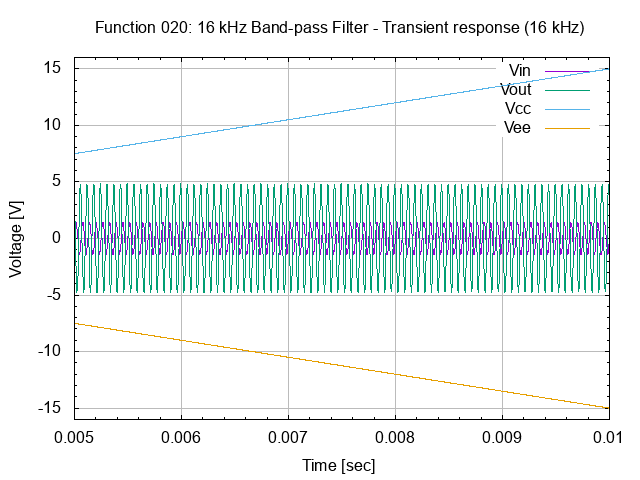

Source code (gnuplot):
# set terminal
set term png

#set graph
set output "26.020.00.01.01.04.png"
set title "Function 020: 16 kHz Band-pass Filter - Transient response (16 kHz)"

# setup Y-axis
set yrange [-16:16]
set grid ytics lt 1 lw 1 lc rgb "#bbbbbb"
set mytics
set ylabel "Voltage [V]"

# setup X-axis
set grid xtics lt 1 lw 1 lc rgb "#bbbbbb"
set mxtics
set xlabel "Time [sec]"
set xrange [0.005:0.01]

# setup plot style
set style data lines
plot '26.020.00.01.01.dat' using 1:2 title "Vin", \
     '26.020.00.01.01.dat' using 1:3 title "Vout", \
     '26.020.00.01.01.dat' using 1:4 title "Vcc", \
     '26.020.00.01.01.dat' using 1:5 title "Vee"

# set output back to default
set output

# reset terminal type
set terminal pop
